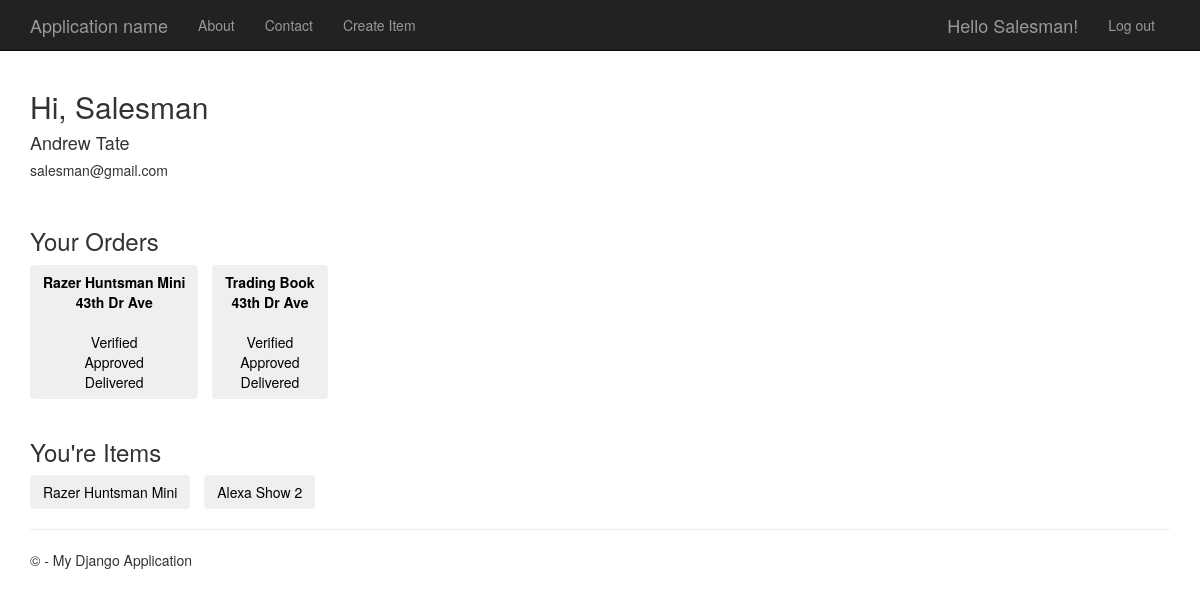
The page /users/myaccount/ (signed in) on the database its author committed.
### users/models.py (models this page shows)
class User(AbstractUser):
    is_salesman = models.BooleanField(default=True)
    is_manager = models.BooleanField(default=False)
    is_courier = models.BooleanField(default=False)
    is_financeofficer = models.BooleanField(default=False)

### item/models.py (models this page shows, shortened)
class DeliveryOrder(models.Model):
    date_added_order = models.DateField(auto_now_add=True)
    item = models.ForeignKey(Item, on_delete=models.CASCADE)
    user = models.ForeignKey(User, on_delete=models.CASCADE)
    quantity = models.IntegerField(default=1)
    state = models.CharField(max_length=30)
    city = models.CharField(max_length=30)
    address = models.CharField(max_length=255)
    home = models.CharField(max_length=30)
    is_verified = models.BooleanField(default=False)
    is_approved = models.BooleanField(default=False)
    is_completed = models.BooleanField(default=False)
    is_canceled = models.BooleanField(default=False)
    is_invoice = models.BooleanField(default=False)
    is_invoice_created = models.BooleanField(default=False)
    service = models.IntegerField(default=10)
    tax = models.IntegerField(default=10)
    quantity = models.IntegerField(default=1)
    invoice = models.FloatField(default=0)

class Item(models.Model):
    name = models.CharField(max_length=50)
    owner = models.ForeignKey(User, on_delete=models.CASCADE)
    price = models.FloatField()
    quantity = models.IntegerField(default=1)
    description = models.TextField(null=True, default=None, blank=True)
    def __str__(self):
        return self.name

### users/views.py (the view)
# urls.py: path("myaccount/", views.myaccount, name="myaccount"),
def myaccount(request):
    items = Item.objects.all()
    orders = DeliveryOrder.objects.all()
    return render(request, 'myaccount.html', {"orders": orders, "items": items})

### users/templates/myaccount.html (shortened to what this page needs)
{% extends "app/layout.html" %}
{% block content %}
<div>
    <br/>
    <h2>Hi, {{ user.username }}</h2>
    <h4>{{ user.first_name }} {{ user.last_name }}</h4>
    <h5>{{ user.email }}</h5>
    <br/>
    <h3>Your Orders</h3>
    {% for order in orders %}
    <tr><td>
        {% if order.user == user %}
            {% if order.is_invoice %}
            <a class="item" href="{% url 'invoice-detail' order.id %}" style="padding-right: 10px;">
            <button type="submit" class="btn btn-outline-info waves-effect">
                <b>{{ order.item }}</b>
                <br/>
                    <b>{{ order.address }}</b>
                <br/><br/>
                {% if order.is_verified == False %}
                    Not Verified
                {% else %}
                    Verified
                {% endif %}
                <br/>
                {% if order.is_approved == False %}
                    Not Approved
                {% else %}
                    Approved
                {% endif %}
                <br/>
                {% if order.is_completed == False %}
                    Not Delivered
                {% else %}
                    Delivered
                {% endif %}
            </button></a>
            {% endif %}
        {% endif %}
    </td></tr>
    {% endfor %}
    <br/><br/>
    <h3>You're Items</h3>
    {% for item in items %}
        {% if item.owner == user %}
            <a class="item" href="{% url 'item-detail' item.id %}" style="padding-right: 10px;">
            <button type="submit" class="btn btn-outline-info waves-effect">
                {{ item.name }}
            </button></a>
        {% endif %}
    {% empty %}
        <h4>You Have no Items</h4>
    {% endfor %}
</div>
{% endblock %}

### app/templates/app/loginpartial.html (shortened to what this page needs)
{% if user.is_authenticated %}
<form id="logoutForm" action="/logout" method="post" class="navbar-right">
    <ul class="nav navbar-nav navbar-right">
        <li><a href="{% url 'myaccount' %}" class="navbar-brand">Hello {{ user.username }}!</a></li>
        <li><a href="{% url 'logout' %}">Log out</a></li>
    </ul>
</form>
{% else %}
<ul class="nav navbar-nav navbar-right">
    <li><a href="{% url 'sign-up' %}">Sign Up</a></li>
    <li><a href="{% url 'login' %}">Log in</a></li>
</ul>
{% endif %}

### app/static/app/content/site.css (style rules this page uses)
body { padding-top: 50px; padding-bottom: 20px; }

### users/templates/myaccount.html (style rules this page uses)
.item:link { text-decoration: none; color: black; }

### rows shown on the page
User: username "Salesman", first_name "Andrew", last_name "Tate", email "salesman@gmail.com"
DeliveryOrder: item "Razer Huntsman Mini", address "43th Dr Ave", is_verified "Verified", is_approved "Approved", is_completed "Delivered"
DeliveryOrder: item "Trading Book", address "43th Dr Ave", is_verified "Verified", is_approved "Approved", is_completed "Delivered"
Item: name "Razer Huntsman Mini"
Item: name "Alexa Show 2"
